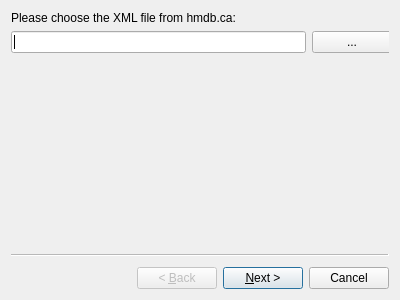
<?xml version="1.0" encoding="UTF-8"?>
<ui version="4.0">
 <class>DialogImport</class>
 <widget class="QWizard" name="DialogImport">
  <property name="geometry">
   <rect>
    <x>0</x>
    <y>0</y>
    <width>400</width>
    <height>300</height>
   </rect>
  </property>
  <property name="windowTitle">
   <string>Wizard</string>
  </property>
  <widget class="QWizardPage" name="wizardPage1">
   <widget class="QWidget" name="verticalLayoutWidget">
    <property name="geometry">
     <rect>
      <x>0</x>
      <y>0</y>
      <width>381</width>
      <height>221</height>
     </rect>
    </property>
    <layout class="QVBoxLayout" name="verticalLayout_3">
     <item>
      <widget class="QLabel" name="labelChooseFile">
       <property name="text">
        <string>Please choose the XML file from hmdb.ca:</string>
       </property>
      </widget>
     </item>
     <item>
      <layout class="QHBoxLayout" name="horizontalLayout_1">
       <item>
        <widget class="QLineEdit" name="textImportFilename"/>
       </item>
       <item>
        <widget class="QPushButton" name="buttonChooseFile">
         <property name="text">
          <string>...</string>
         </property>
        </widget>
       </item>
      </layout>
     </item>
     <item>
      <spacer name="verticalSpacer">
       <property name="orientation">
        <enum>Qt::Vertical</enum>
       </property>
       <property name="sizeHint" stdset="0">
        <size>
         <width>20</width>
         <height>40</height>
        </size>
       </property>
      </spacer>
     </item>
    </layout>
   </widget>
  </widget>
  <widget class="QWizardPage" name="wizardPage2">
   <widget class="QWidget" name="verticalLayoutWidget_2">
    <property name="geometry">
     <rect>
      <x>0</x>
      <y>0</y>
      <width>381</width>
      <height>221</height>
     </rect>
    </property>
    <layout class="QVBoxLayout" name="verticalLayout_4">
     <item>
      <widget class="QLabel" name="labelChooseDir">
       <property name="text">
        <string>Please choose a directory for the imported data:</string>
       </property>
      </widget>
     </item>
     <item>
      <layout class="QHBoxLayout" name="horizontalLayout_2">
       <item>
        <widget class="QLineEdit" name="textImportDirectory"/>
       </item>
       <item>
        <widget class="QPushButton" name="buttonChooseDir">
         <property name="text">
          <string>...</string>
         </property>
        </widget>
       </item>
      </layout>
     </item>
     <item>
      <spacer name="verticalSpacer_2">
       <property name="orientation">
        <enum>Qt::Vertical</enum>
       </property>
       <property name="sizeHint" stdset="0">
        <size>
         <width>20</width>
         <height>40</height>
        </size>
       </property>
      </spacer>
     </item>
    </layout>
   </widget>
  </widget>
  <widget class="QWizardPage" name="wizardPage_3">
   <widget class="QWidget" name="verticalLayoutWidget_3">
    <property name="geometry">
     <rect>
      <x>0</x>
      <y>0</y>
      <width>381</width>
      <height>221</height>
     </rect>
    </property>
    <layout class="QVBoxLayout" name="verticalLayout_5">
     <item>
      <spacer name="verticalSpacer_4">
       <property name="orientation">
        <enum>Qt::Vertical</enum>
       </property>
       <property name="sizeHint" stdset="0">
        <size>
         <width>20</width>
         <height>40</height>
        </size>
       </property>
      </spacer>
     </item>
     <item>
      <widget class="QLabel" name="labelImporting">
       <property name="text">
        <string>Importing, please wait...</string>
       </property>
      </widget>
     </item>
     <item>
      <widget class="QProgressBar" name="progressImport">
       <property name="value">
        <number>0</number>
       </property>
      </widget>
     </item>
     <item>
      <spacer name="verticalSpacer_3">
       <property name="orientation">
        <enum>Qt::Vertical</enum>
       </property>
       <property name="sizeHint" stdset="0">
        <size>
         <width>20</width>
         <height>40</height>
        </size>
       </property>
      </spacer>
     </item>
    </layout>
   </widget>
  </widget>
  <widget class="QWizardPage" name="wizardPage_4">
   <widget class="QWidget" name="verticalLayoutWidget_4">
    <property name="geometry">
     <rect>
      <x>0</x>
      <y>0</y>
      <width>381</width>
      <height>221</height>
     </rect>
    </property>
    <layout class="QVBoxLayout" name="verticalLayout_6">
     <item>
      <spacer name="verticalSpacer_5">
       <property name="orientation">
        <enum>Qt::Vertical</enum>
       </property>
       <property name="sizeHint" stdset="0">
        <size>
         <width>20</width>
         <height>40</height>
        </size>
       </property>
      </spacer>
     </item>
     <item>
      <widget class="QLabel" name="labelImporting_2">
       <property name="text">
        <string>Finished!</string>
       </property>
      </widget>
     </item>
     <item>
      <widget class="QPushButton" name="pushButton">
       <property name="text">
        <string>See imported data</string>
       </property>
      </widget>
     </item>
     <item>
      <spacer name="verticalSpacer_6">
       <property name="orientation">
        <enum>Qt::Vertical</enum>
       </property>
       <property name="sizeHint" stdset="0">
        <size>
         <width>20</width>
         <height>40</height>
        </size>
       </property>
      </spacer>
     </item>
    </layout>
   </widget>
  </widget>
 </widget>
 <resources/>
 <connections/>
</ui>
